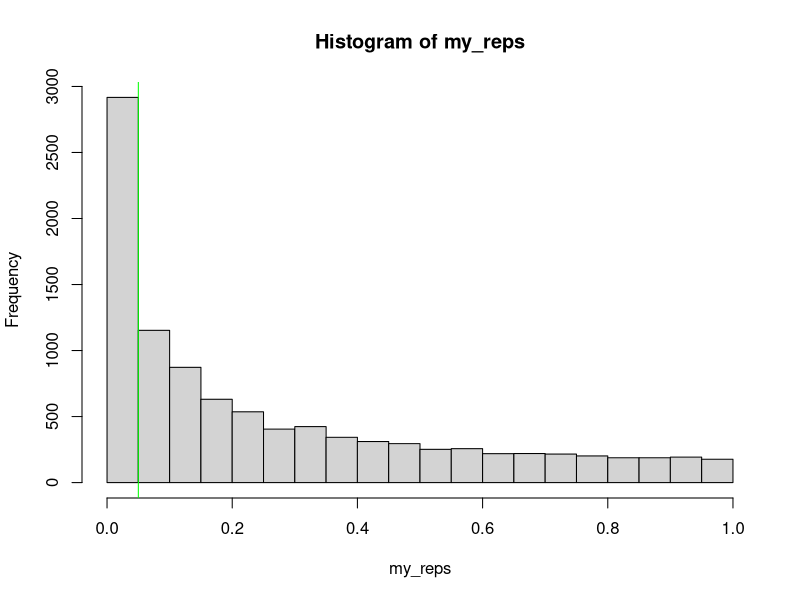

Here is the R script that generated this plot:
## ---- chunk 1
knitr::opts_chunk$set(
	echo = TRUE,
	message = FALSE,
	warning = FALSE
)
crans <- c("https://cran.csie.ntu.edu.tw/","https://cran.asia/","https://cloud.r-project.org")
if(!require(tidyverse)) {install.packages("tidyverse",repos = crans );library(tidyverse)} 
## ---- chunk 2
sim_norm <- rnorm(100, 0.5, 1)
t.test(sim_norm, mu = 0)
## ---- chunk 3
## 建立虛擬資料
a <- rnorm(100, 0.5, 1)
b <- rnorm(100, 0.7, 1)
## 執行t檢定
t_ind <- t.test(a, b, paired = FALSE)
## The `paired` argument defaults to `FALSE`, but it's good practice to always explicitly set it so you are never confused about what type of test you are performing.
## 列印t檢定結果
t_ind
## ---- chunk 4
names(t_ind)
t_ind$parameter
## ---- chunk 5
sim_t_ind <- function(n, m1, sd1, m2, sd2) {
  # simulate v1
  v1 <- rnorm(n, m1, sd1)
  
  #simulate v2
  v2 <- rnorm(n, m2, sd2)
    
  # compare using an independent samples t-test
  t_ind <- t.test(v1, v2, paired = FALSE)
  
  # return the p-value
  return(t_ind$p.value)
}
## ---- chunk 6
sim_t_ind(100, 0.7, 1, 0.5, 1)
## ---- chunk 7
my_reps <- replicate(1e4, sim_t_ind(100, 0.7, 1, 0.5, 1))

alpha <- 0.05
power <- mean(my_reps <= alpha)
power
## ---- chunk 8
hist(my_reps)
abline(v=.05,col="green")
## ---- chunk 9
power.t.test(n = 100, 
             delta = 0.2, 
             sd = 1, 
             sig.level = alpha, 
             type = "two.sample")
